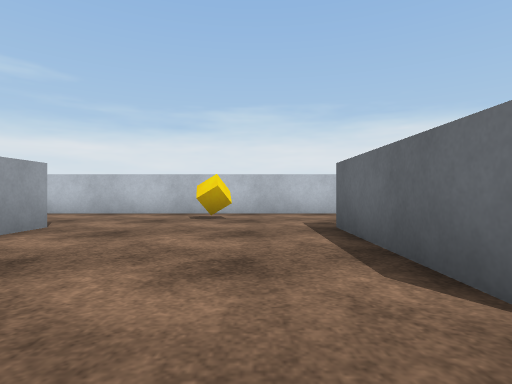
View 1 (above)

19 first-person views from a walk through a 3-D level made in the Unity game engine. The camera is 0.55 m above the floor, looks level and sees 80° across. The floor is counted in squares, 1 m on a side. Each view is taken from the middle of a square. On the plan, view 1 faces up. The plan holds only what a view shows up to about 9 squares ahead; the rest is blank. The player is left out. Surface patterns are stand-ins for the level's own textures.

View 2
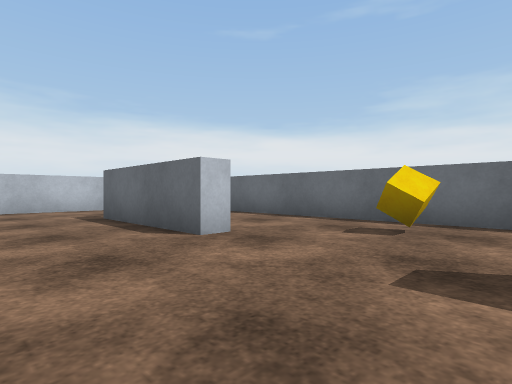

View 3
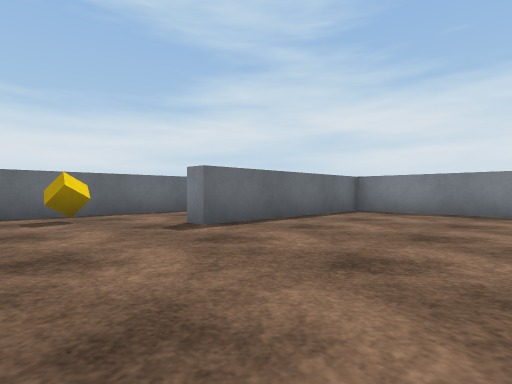

View 4
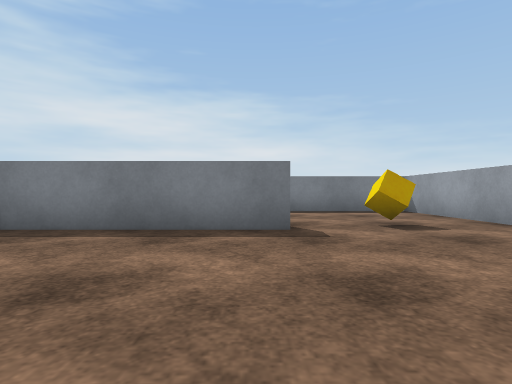

View 5
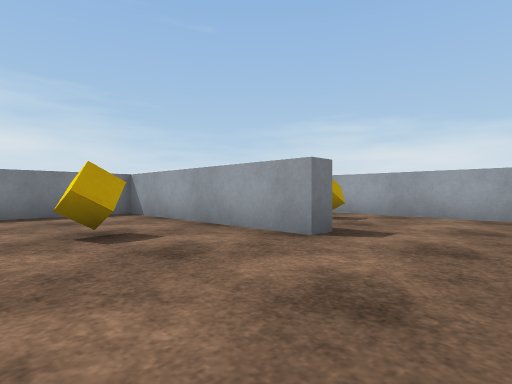

View 6
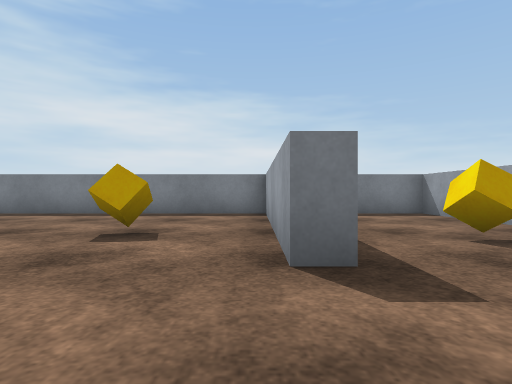

View 7
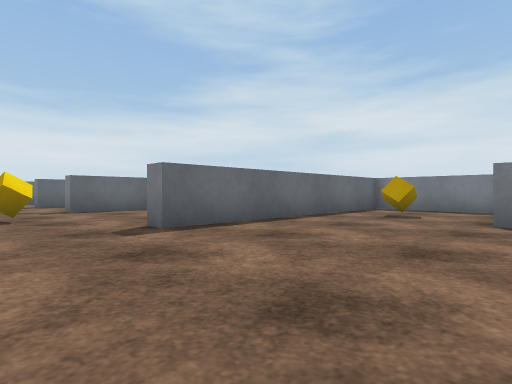

View 8
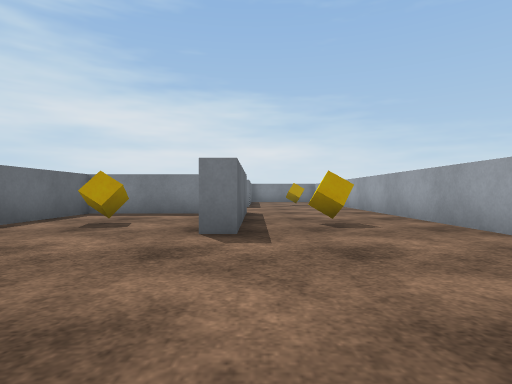

View 9
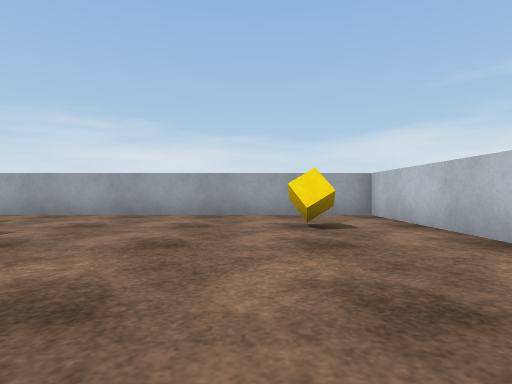

View 10
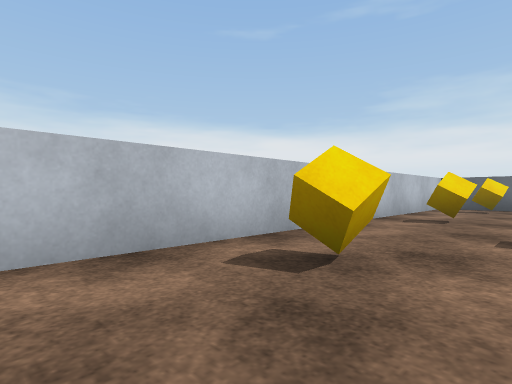

View 11
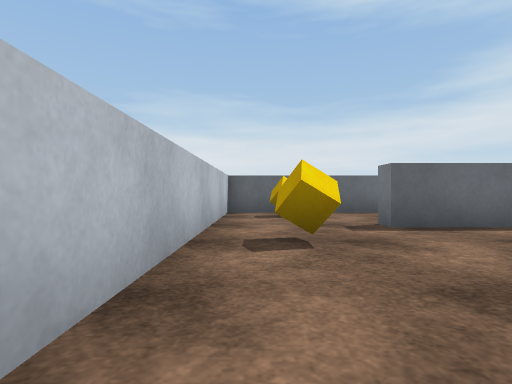

View 12
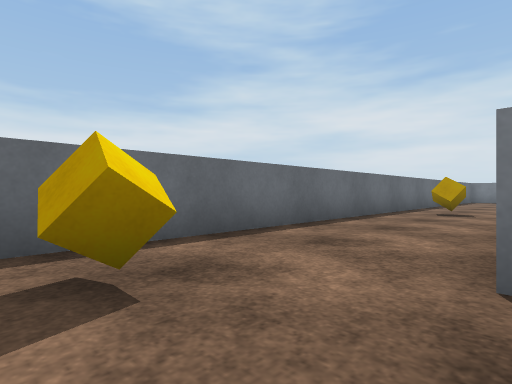

View 13
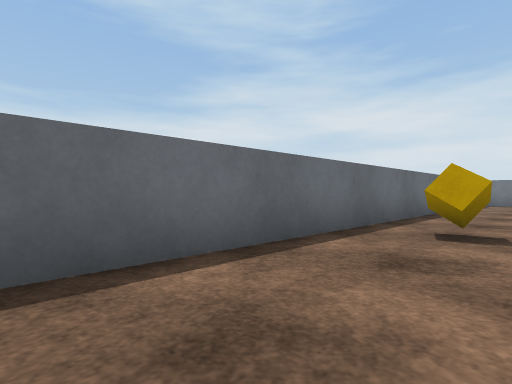

View 14
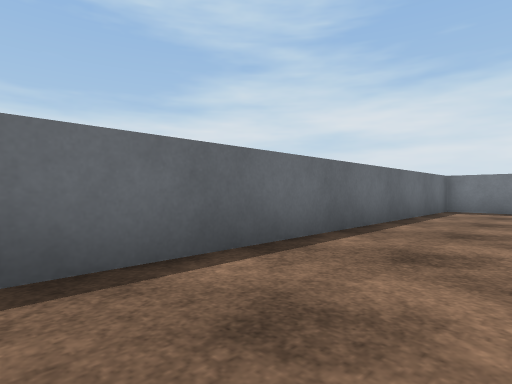

View 15
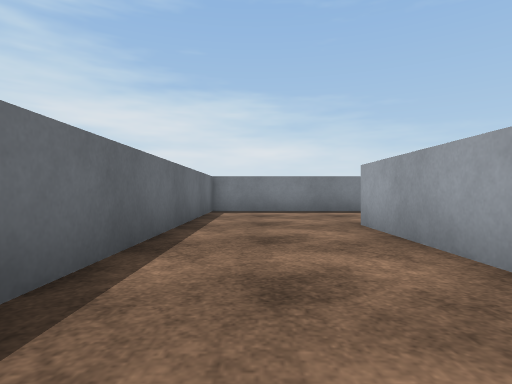

View 16
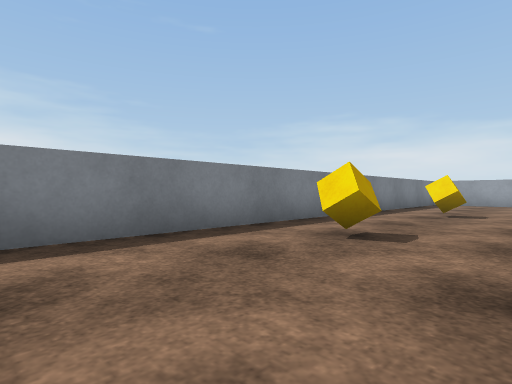

View 17
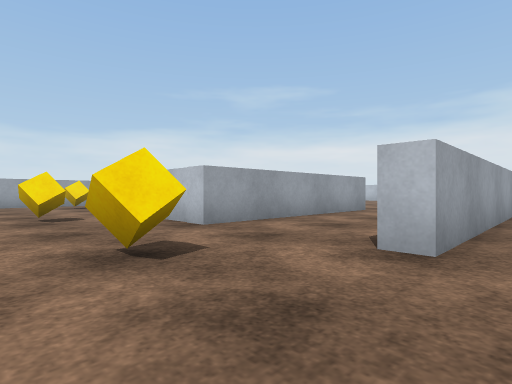

View 18
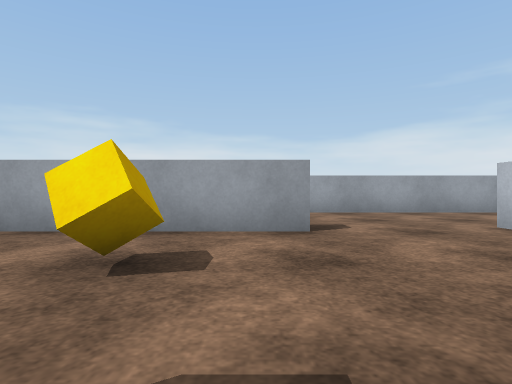

View 19
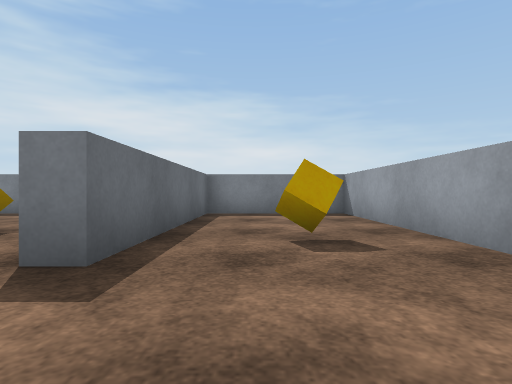

### Floor plan
Points are (right, up) in squares from view 1. A wall is a line through its corners. A room is listed if a view was taken in it or the views show most of it. See-through windows are left out.
Room 1 (views 1, 2, 3, 4, 5, 6, 7, 8, 9, 10, 11, 12, 13, 14, 15, 16, 17, 18, 19)
walls: (1.8, -2.5) (1.8, -8.1) (0.5, -8.1); (-6.9, -2.8) (-3.8, -2.8) (-3.8, 4.9) (-3.2, 4.9) (-3.2, 3.9); (1.8, 1.2) (1.3, 1.2) (1.3, 4.9) (1.8, 4.9); (-3.6, -7.5) (1.3, -7.5) (1.3, -2) (1.8, -2); (-7.8, -2.9) (-7.8, 1) (-7.2, 1); (4.8, -3.9) (4.8, 4.9) (5.2, 4.9); (5.2, -2.5) (5.2, -8.1) (4.8, -8.1); (1, -11.7) (8.2, -11.7) (8.2, 7.7) (-5.4, 7.7); (-7.2, 7.7) (-11.3, 7.7) (-11.3, -11.7) (-7.8, -11.7) (-7.8, -6.2) (-7.3, -6.2) (-7.3, -11.7) (-0.5, -11.7)
objects: cube (-10, -8); cube (-9, 0); cube (-9, 6); cube (-5, -8); cube (-5, 0); cube (-1, -10); cube (-1, 6); cube (3, -10); cube (3, -1); cube (3, 6); cube (7, -2); cube (7, 6)

Positions as (right, up) in squares from view 1, and headings:
1: (0, 0), facing up
2: (-1, -2), facing up-right
3: (-3, 1), facing down-right
4: (-3, -3), facing down
5: (-4, -4), facing down-left
6: (-7, -4), facing down
7: (-8, 7), facing down-right
8: (-8, 5), facing down
9: (-4, 5), facing left
10: (-3, 5), facing up-right
11: (0, 7), facing right
12: (5, 7), facing down-right
13: (6, 3), facing down-right
14: (6, -2), facing down-right
15: (7, -3), facing down
16: (7, -8), facing down-left
17: (6, -11), facing up-left
18: (-3, -7), facing left
19: (-9, -4), facing down
